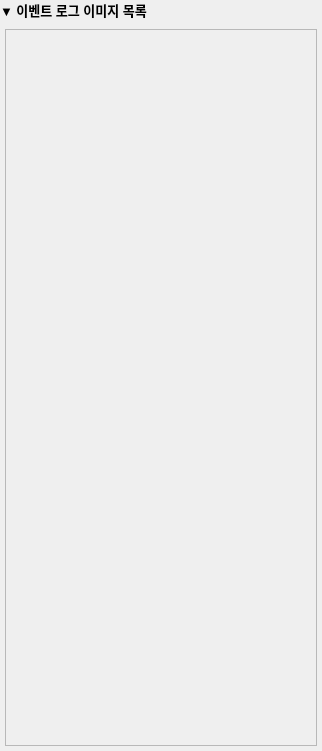
<?xml version="1.0" encoding="UTF-8"?>
<ui version="4.0">
 <class>Widget</class>
 <widget class="QWidget" name="Widget">
  <property name="geometry">
   <rect>
    <x>0</x>
    <y>0</y>
    <width>322</width>
    <height>751</height>
   </rect>
  </property>
  <property name="windowTitle">
   <string>Form</string>
  </property>
  <layout class="QVBoxLayout" name="verticalLayout">
   <property name="leftMargin">
    <number>0</number>
   </property>
   <property name="topMargin">
    <number>0</number>
   </property>
   <property name="rightMargin">
    <number>5</number>
   </property>
   <property name="bottomMargin">
    <number>5</number>
   </property>
   <item>
    <widget class="QLabel" name="label_event_log_image">
     <property name="font">
      <font>
       <pointsize>10</pointsize>
       <bold>true</bold>
      </font>
     </property>
     <property name="text">
      <string>▼ 이벤트 로그 이미지 목록</string>
     </property>
    </widget>
   </item>
   <item>
    <layout class="QVBoxLayout" name="verticalLayout_2">
     <property name="leftMargin">
      <number>5</number>
     </property>
     <property name="topMargin">
      <number>3</number>
     </property>
     <property name="rightMargin">
      <number>0</number>
     </property>
     <item>
      <widget class="QScrollArea" name="scroll_area_event_log_image">
       <property name="widgetResizable">
        <bool>true</bool>
       </property>
       <widget class="QWidget" name="scrollAreaWidgetContents">
        <property name="geometry">
         <rect>
          <x>0</x>
          <y>0</y>
          <width>309</width>
          <height>716</height>
         </rect>
        </property>
       </widget>
      </widget>
     </item>
    </layout>
   </item>
  </layout>
 </widget>
 <resources/>
 <connections/>
</ui>
